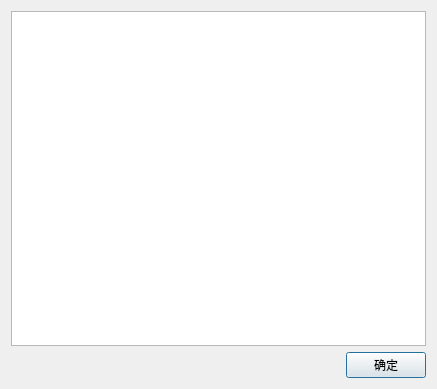
<?xml version="1.0" encoding="UTF-8"?>
<ui version="4.0">
 <class>InputSudokuDialog</class>
 <widget class="QDialog" name="InputSudokuDialog">
  <property name="geometry">
   <rect>
    <x>0</x>
    <y>0</y>
    <width>437</width>
    <height>389</height>
   </rect>
  </property>
  <property name="windowTitle">
   <string>InputSudokuDialog</string>
  </property>
  <layout class="QVBoxLayout" name="verticalLayout">
   <item>
    <widget class="QPlainTextEdit" name="plainTextEdit"/>
   </item>
   <item>
    <layout class="QHBoxLayout" name="horizontalLayout" stretch="1,0">
     <item>
      <widget class="QLabel" name="label">
       <property name="frameShape">
        <enum>QFrame::NoFrame</enum>
       </property>
       <property name="frameShadow">
        <enum>QFrame::Raised</enum>
       </property>
       <property name="text">
        <string/>
       </property>
       <property name="alignment">
        <set>Qt::AlignLeading|Qt::AlignLeft|Qt::AlignVCenter</set>
       </property>
      </widget>
     </item>
     <item>
      <widget class="QPushButton" name="btnInput">
       <property name="text">
        <string>确定</string>
       </property>
      </widget>
     </item>
    </layout>
   </item>
  </layout>
 </widget>
 <resources/>
 <connections/>
</ui>
